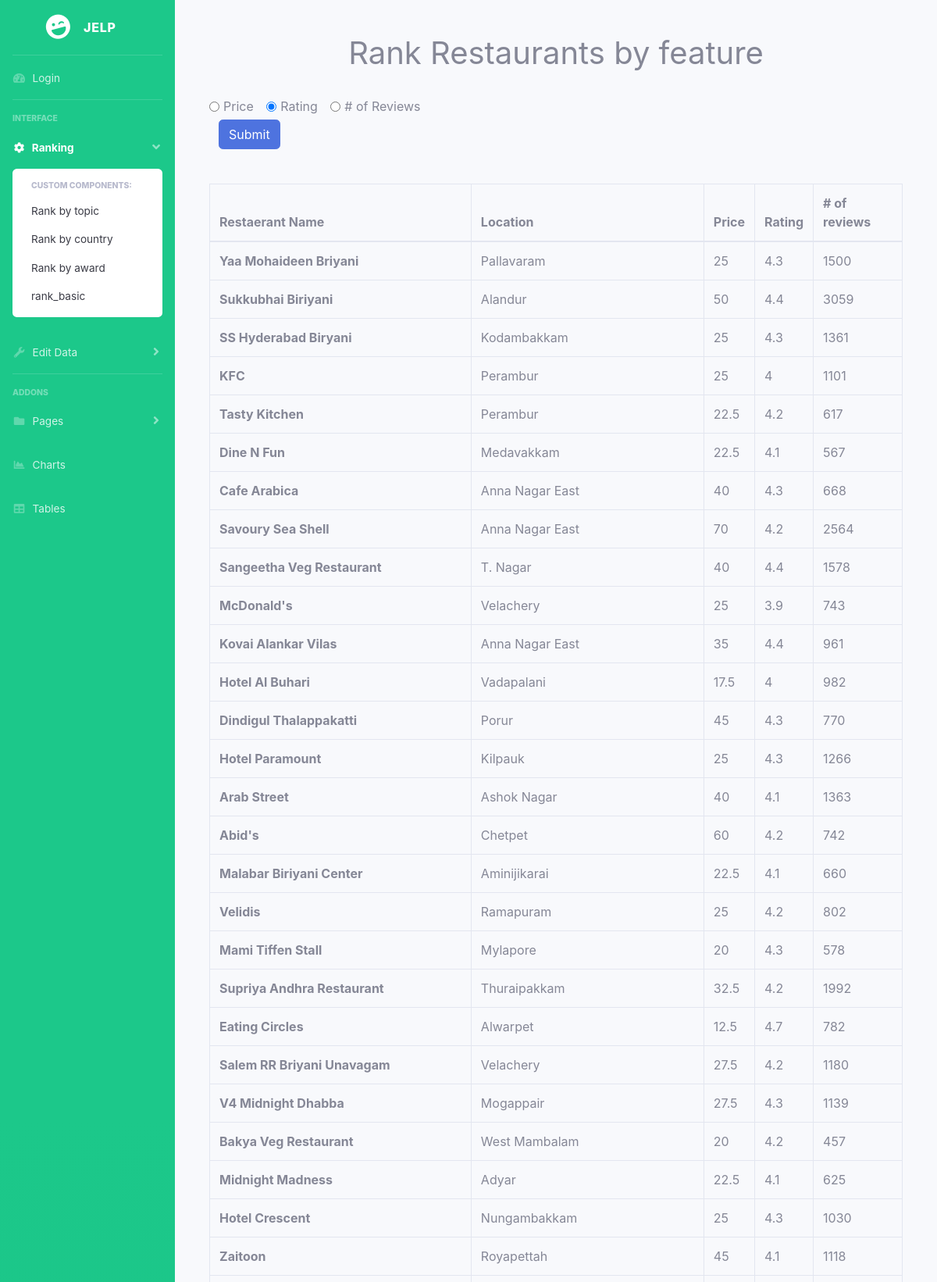
Screenshot of /bootstrap/rank_all.php (upper part) with the database file from the repository.
### tables this page shows
create table restaurant(
  rest_id int not null AUTO_INCREMENT,
  name varchar(100) UNIQUE,
  location varchar(100),
  country varchar(100),
  avg_price float,
  avg_rating float, 
  menu varchar(100),
  review_count int(100),
  primary key(rest_id)
);

### bootstrap/rank_all.php (the view, shortened to what this page needs)
<?php include("sidebar.php") ?>
<html>
<head>
  <link href="css/sb-admin-2.min.css" rel="stylesheet">
</head>
<body>
  <div class='container'>
    <div class='card-body'>
      <form action="rank_all.php" method="GET">
        <br>
        <h1 class="text-center">Rank Restaurants by feature</h1><br>
        <div>
          <div class="form-check form-check-inline">
            <input class="form-check-input" type="radio" name="orderby" value="avg_price">
            <label class="form-check-label">Price</label>
          </div>
          <div class="form-check form-check-inline">
            <input class="form-check-input" type="radio" name="orderby" value="avg_rating" checked>
            <label class="form-check-label">Rating</label>
          </div>
          <div class="form-check form-check-inline">
            <input class="form-check-input" type="radio" name="orderby" value="review_count">
            <label class="form-check-label"># of Reviews</label>
          </div>
        </div>
        <div class="col-auto my-1">
          <button type="submit" class="btn btn-primary">Submit</button>
        </div>
      </form>
    </div>
  </div>
</body>
</html>
<html>
<?php
require_once "login-config.php";
$orderby = $_GET['orderby'];
$sql = "
SELECT * FROM restaurant
ORDER BY ?; ";
$stmt = mysqli_stmt_init($link);
if (!mysqli_stmt_prepare($stmt, $sql)) {
  echo "SQL statement failed";
} else {
  mysqli_stmt_bind_param($stmt, "s", $orderby);
  mysqli_stmt_execute($stmt);
  $res = mysqli_stmt_get_result($stmt);
  echo "<div class='container'>
  <div class='card-body scroll1'>
  <div class='table-responsive'>
  <table class='table table-bordered'>
   <thead>
      <tr>
        <th scope='col'>Restaerant Name</th>
        <th scope='col'>Location</th>
        <th scope='col'>Price</th>
        <th scope='col'>Rating</th>
        <th scope='col'># of reviews</th>
      </tr>
    </thead>
  <tbody>";
  while ($row = mysqli_fetch_assoc($res)) {
    $name = $row['name'];
    $location = $row['location'];
    $avg_price = $row['avg_price'];
    $avg_rating = $row['avg_rating'];
    $review_count = $row['review_count'];
    echo "<tr>";
    echo "<th scope='row'>" . $name . "</th>";
    echo "<td>" . $location . "</td>";
    echo "<td>" . $avg_price . "</td>";
    echo "<td>" . $avg_rating . "</td>";
    echo "<td>" . $review_count . "</td>";
    echo "</tr>";
  }
  echo "</tbody>";
  echo "</table>";
  echo "</div></div></div>";
}
?>
</html>

### rows the page displays
restaurant: name "Yaa Mohaideen Briyani", location "Pallavaram", avg_price "25", avg_rating "4.3", review_count "1500"
restaurant: name "Sukkubhai Biriyani", location "Alandur", avg_price "50", avg_rating "4.4", review_count "3059"
restaurant: name "SS Hyderabad Biryani", location "Kodambakkam", avg_price "25", avg_rating "4.3", review_count "1361"
restaurant: name "KFC", location "Perambur", avg_price "25", avg_rating "4", review_count "1101"
restaurant: name "Tasty Kitchen", location "Perambur", avg_price "22.5", avg_rating "4.2", review_count "617"
restaurant: name "Dine N Fun", location "Medavakkam", avg_price "22.5", avg_rating "4.1", review_count "567"
restaurant: name "Cafe Arabica", location "Anna Nagar East", avg_price "40", avg_rating "4.3", review_count "668"
restaurant: name "Savoury Sea Shell", location "Anna Nagar East", avg_price "70", avg_rating "4.2", review_count "2564"
restaurant: name "Sangeetha Veg Restaurant", location "T. Nagar", avg_price "40", avg_rating "4.4", review_count "1578"
restaurant: name "McDonald's", location "Velachery", avg_price "25", avg_rating "3.9", review_count "743"
restaurant: name "Kovai Alankar Vilas", location "Anna Nagar East", avg_price "35", avg_rating "4.4", review_count "961"
restaurant: name "Hotel Al Buhari", location "Vadapalani", avg_price "17.5", avg_rating "4", review_count "982"
restaurant: name "Dindigul Thalappakatti", location "Porur", avg_price "45", avg_rating "4.3", review_count "770"
restaurant: name "Hotel Paramount", location "Kilpauk", avg_price "25", avg_rating "4.3", review_count "1266"
restaurant: name "Arab Street", location "Ashok Nagar", avg_price "40", avg_rating "4.1", review_count "1363"
restaurant: name "Abid's", location "Chetpet", avg_price "60", avg_rating "4.2", review_count "742"
restaurant: name "Malabar Biriyani Center", location "Aminijikarai", avg_price "22.5", avg_rating "4.1", review_count "660"
restaurant: name "Velidis", location "Ramapuram", avg_price "25", avg_rating "4.2", review_count "802"
restaurant: name "Mami Tiffen Stall", location "Mylapore", avg_price "20", avg_rating "4.3", review_count "578"
restaurant: name "Supriya Andhra Restaurant", location "Thuraipakkam", avg_price "32.5", avg_rating "4.2", review_count "1992"
restaurant: name "Eating Circles", location "Alwarpet", avg_price "12.5", avg_rating "4.7", review_count "782"
restaurant: name "Salem RR Briyani Unavagam", location "Velachery", avg_price "27.5", avg_rating "4.2", review_count "1180"
restaurant: name "V4 Midnight Dhabba", location "Mogappair", avg_price "27.5", avg_rating "4.3", review_count "1139"
restaurant: name "Bakya Veg Restaurant", location "West Mambalam", avg_price "20", avg_rating "4.2", review_count "457"
restaurant: name "Midnight Madness", location "Adyar", avg_price "22.5", avg_rating "4.1", review_count "625"
restaurant: name "Hotel Crescent", location "Nungambakkam", avg_price "25", avg_rating "4.3", review_count "1030"
restaurant: name "Zaitoon", location "Royapettah", avg_price "45", avg_rating "4.1", review_count "1118"
